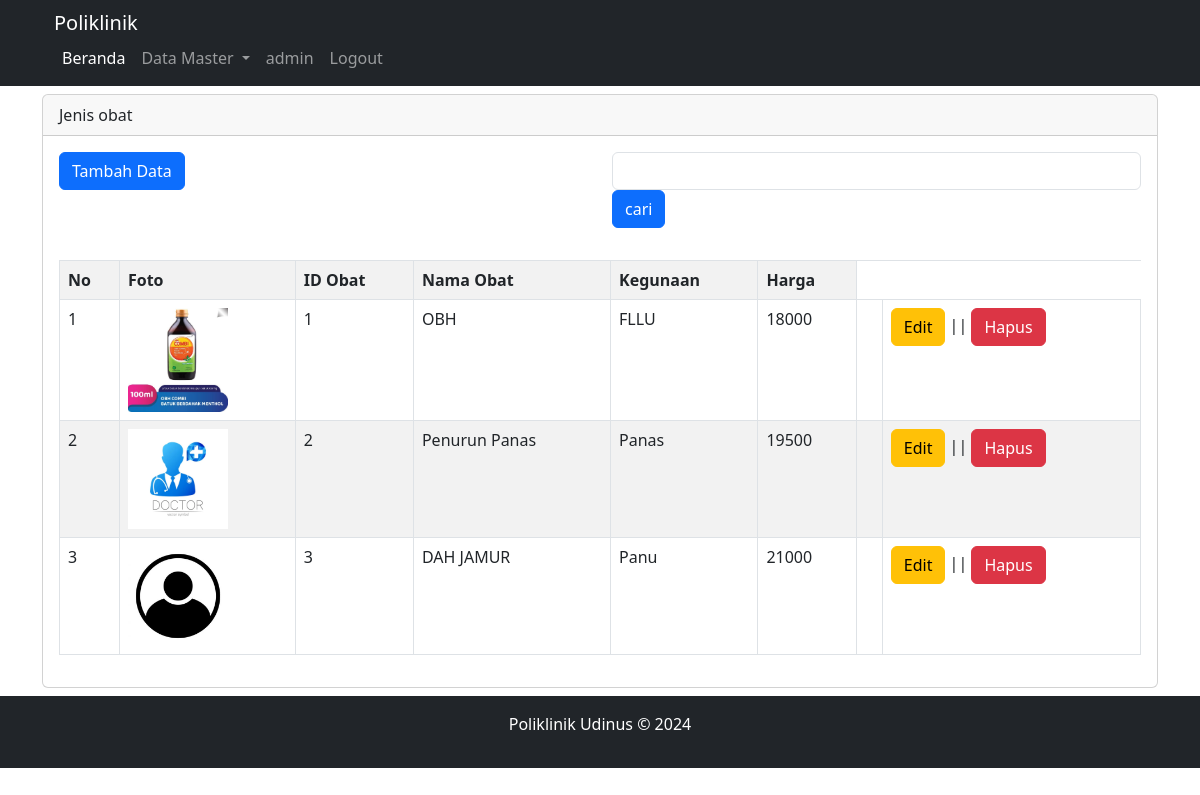
Screenshot of /data_obat.php with the database file from the repository.
### tables this page shows
CREATE TABLE `obat` (
  `id_obat` int(11) NOT NULL,
  `nama_obat` varchar(255) NOT NULL,
  `id_penyakit` varchar(255) NOT NULL,
  `harga` int(11) NOT NULL,
  `foto` varchar(100) NOT NULL
);

### data_obat.php (the view, shortened to what this page needs)
<?php
	include "header.php";
	$query = mysqli_query($conn,"SELECT * FROM obat");
?>
<div class="container">
	<div class="row">
		<div class="col-lg-12 mt-2" style="min-height: 500px">
			<div class="card">
				  <div class="card-header">
					Jenis obat
				  </div>
				  <div class="card-body">
					<div class ="row">
						<div class="col">
							<button type="button" class="btn btn-primary" data-bs-toggle="modal" data-bs-target="#staticBackdrop">
							  Tambah Data
							</button>
						</div>
						<div class="col">
							<form action="" class="form-inline" method="GET">
								<input type="text" class="form-control" name="keyword">
								<input type="submit" class="btn btn-primary" name="cari" value="cari">
							</form>
						</div>
					</div>
                    <div class="row mt-3">
                        <div class="col">
                            <table class="table table-bordered table-striped">
                                <tr>
                                    <th>No</th>
                                    <th>Foto</th>
                                    <th>ID Obat</th>
                                    <th>Nama Obat</th>
                                    <th>Kegunaan</th>
                                    <th>Harga</th>
                                </tr>
                                <?php
                                    if(isset($_GET['cari'])){
                                        $keyword=$_GET['keyword'];
                                        $query=mysqli_query($conn,"SELECT * FROM obat WHERE nama_obat like '%$keyword%'");
                                    }else {
                                            $query = mysqli_query($conn,"SELECT * FROM obat");
                                    }
                                    $no=1;
                                        while ($ambil_data=mysqli_fetch_array($query)){
                                    ?>
                                <tr>
                                    <td>
                                        <?php echo $no++ ?></td>
                                        <td><img src="assets/img/<?php echo $ambil_data['foto']; ?>" width="100"></td>
                                        <td><?php echo $ambil_data['id_obat']; ?></td>
                                        <td style="word-break: break-word;"><?php echo $ambil_data['nama_obat']; ?></td>
                                        <td style="word-break: break-word;"><?php echo $ambil_data['id_penyakit']; ?></td>
                                        <td><?php echo $ambil_data['harga']; ?></td>
                                        <td>
                                        <td><a href="edit_obat.php?id=<?php echo $ambil_data['id_obat']?>" class="btn btn-warning">Edit<a> ||  <a href="hapus_data_obat.php?id=<?php echo $ambil_data['id_obat']?>" class="btn btn-danger" onclick="return confirm('Yakin Hapus ini ?')">Hapus<a>
                                        </tr>
                                <?php
                                }
                                ?>
                            </table>
                        </div>
                    </div>
                </div>
            </div>
        </div>
    </div>
</div>
<?php
	include "footer.php";
?>

### header.php (shortened to what this page needs)
<html>
<head>
    <link href="assets/css/bootstrap.min.css" rel="stylesheet">
</head>
<body>
    <nav class="navbar navbar-expand-lg navbar-dark bg-dark">
        <div class="container">
            <div class="container-fluid">
                <a class="navbar-brand" >Poliklinik</a>
                <div class="collapse navbar-collapse" id="navbarSupportedContent">
                    <ul class="navbar-nav me-auto mb-2 mb-lg-0">
                        <li class="nav-item">
                            <a class="nav-link active" aria-current="page" href="index.php">Beranda</a>
                        </li>
                        <li class="nav-item dropdown">
                            <a class="nav-link dropdown-toggle" href="#" role="button" data-bs-toggle="dropdown" aria-expanded="false">
                                Data Master
                            </a>
                        </li>
                        <li class="nav-item">
                            <a class="nav-link" href="profile.php">admin</a>
                        </li>
                        <li class="nav-item">
                            <a class="nav-link" href="logout.php">Logout</a>
                        </li>
                    </ul>
                </div>
            </div>
        </div>
    </nav>

### footer.php (shortened to what this page needs)
<footer class="mt-2 bg-dark p-3 text-center" style="color:white">
        <p> Poliklinik Udinus &copy; 2024</p>
    </footer>
</body>
</html>

### rows the page displays
obat: foto (picture), id_obat "1", nama_obat "OBH", id_penyakit "FLLU", harga "18000"
obat: foto (picture), id_obat "2", nama_obat "Penurun Panas", id_penyakit "Panas", harga "19500"
obat: foto (picture), id_obat "3", nama_obat "DAH JAMUR", id_penyakit "Panu", harga "21000"
